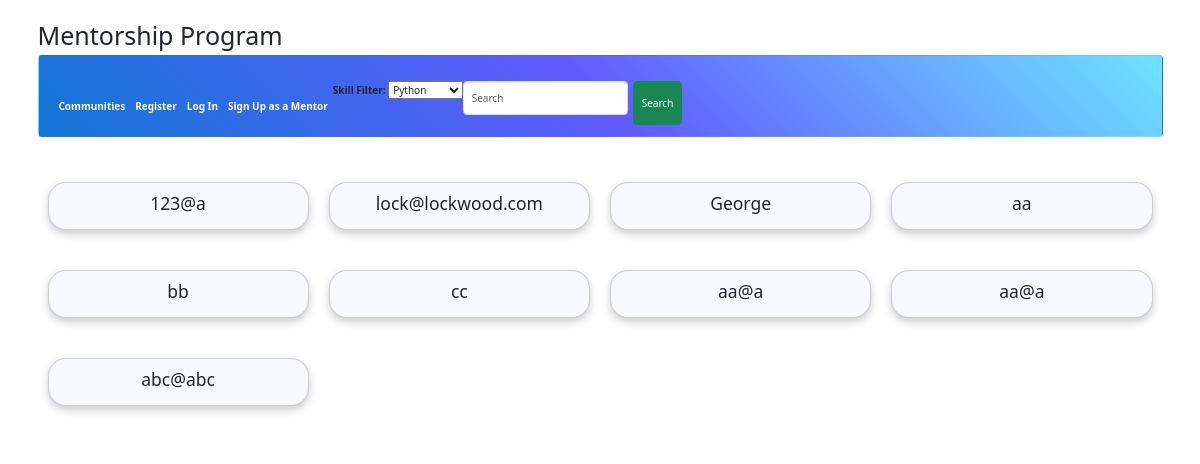
The page / on the database its author committed.
### tables this page shows
CREATE TABLE "ApprovedMentors" (
	"UserID"	INTEGER,
	"Name"	TEXT,
	"Description"	TEXT,
	"Tags"	TEXT
);

### server.py (the view)
@app.route("/", methods=['GET'])
def mainPage():
    if request.method == "GET":
        mentors = []
        try:
            con = sqlite3.connect("mentoring.db")
            cur = con.cursor()
            cur.execute('SELECT * FROM ApprovedMentors')
            mentors = cur.fetchall()
        except sqlite3.Error as error:
            app.logger.error("Error: %s", error)
        finally:
            con.close()
            print("connection closed")
            return render_template('mentorCreditHome.html', data = mentors)

### Templates/mentorCreditHome.html (shortened to what this page needs)
<!DOCTYPE html>
<head>
    <link href="https://cdn.jsdelivr.net/npm/bootstrap@4.6.0/dist/css/bootstrap.min.css" rel="stylesheet">
    <link rel="stylesheet" href="../static/css/stylesheet.css">
    <link rel="stylesheet" href="../static/css/stylesheet.css">
    <link href="//maxcdn.bootstrapcdn.com/bootstrap/3.3.0/css/bootstrap.min.css" rel="stylesheet" id="bootstrap-css">
</head>
<body>
    <link href="https://cdn.jsdelivr.net/npm/bootstrap@5.3.2/dist/css/bootstrap.min.css" rel="stylesheet">
<body>
    <div class="container">
    <h1 style="font-family:system-ui, -apple-system, BlinkMacSystemFont, 'Segoe UI', Roboto, Oxygen, Ubuntu, Cantarell, 'Open Sans', 'Helvetica Neue', sans-serif"> Mentorship Program</h1>
    <div>
        <nav class="navbar navbar-expand">
            <div class="container">
                <div class="collapse navbar-collapse" id="navbarNavDropdown">
                    <ul class="navbar-nav">
                      <li class="nav-item">
                        <a class="nav-link active" aria-current="page" href="#" style="font-weight: bolder; color:whitesmoke">Communities</a>
                      </li>
                      <li class="nav-item">
                        <a class="nav-link active" aria-current="page" href="Register-page.html" style="font-weight: bolder; color:whitesmoke">Register</a>
                      </li>
                      <li class="nav-item">
                        <a class="nav-link active" aria-current="page" href="login_page.html" style="font-weight: bolder; color:rgb(0, 211, 21)">Log In</a>
                      </li>
                      <li class ="nav-item">
                        <a class="nav-link active" aria-current="page" href="mentor_registration.html" style="font-weight: bolder; color:rgb(236, 36, 36)">Sign Up as a Mentor</a>
                      </li>
                      <li class ="nav-item">
                        <label for="filters">Skill Filter:</label>
                        <select name="filters" id="filters">
                        <option value="python">Python</option>
                        </select>
                      </li>
                      <li>
                        <form class="d-flex" role="Register as A Mentor">
                            <input class="form-control me-2" type="search" placeholder="Search" aria-label="Search"><br>
                            <button class="btn btn-success" type="submit">Search</button>
                          </form>
                      </li>
                      </ul>
                </div>
        </nav>
        <br>
      </div>
      {% for mentor in data%}
        <div class="column" style="float:left; width:25%; padding:10px">
          <div class="card" style="box-shadow: 0 4px 8px 0 rgba(0, 0, 0, 0.2); padding: 10px;
          text-align: center; background-color: #f1f1f1; border-radius: 18px; background-color: ghostwhite;">
            <h3>{{mentor[1]}}</h3>
          </div>
        </div>
      {% endfor %}
</body>
</html>

### Static/css/stylesheet.css (style rules this page uses)
body { background-color: #f8f9fa; color: #343a40; }
.navbar { background: linear-gradient(45deg,#1276D6,rgb(97, 91, 255),rgb(109, 228, 255));; }
.navbar-nav .nav-link { color: #ffffff !important; }
.container { margin-top: 20px; }
h1 { color: #007bff; }
.card { border: 1px solid #dee2e6; border-radius: 5px; margin-bottom: 20px; transition: transform 0.3s ease-in-out; }
.form-control { margin-bottom: 10px; }
.btn-success { background-color: #28a745; }

### rows shown on the page
ApprovedMentors: Name "123@a"
ApprovedMentors: Name "lock@lockwood.com"
ApprovedMentors: Name "George"
ApprovedMentors: Name "aa"
ApprovedMentors: Name "bb"
ApprovedMentors: Name "cc"
ApprovedMentors: Name "aa@a"
ApprovedMentors: Name "aa@a"
ApprovedMentors: Name "abc@abc"
